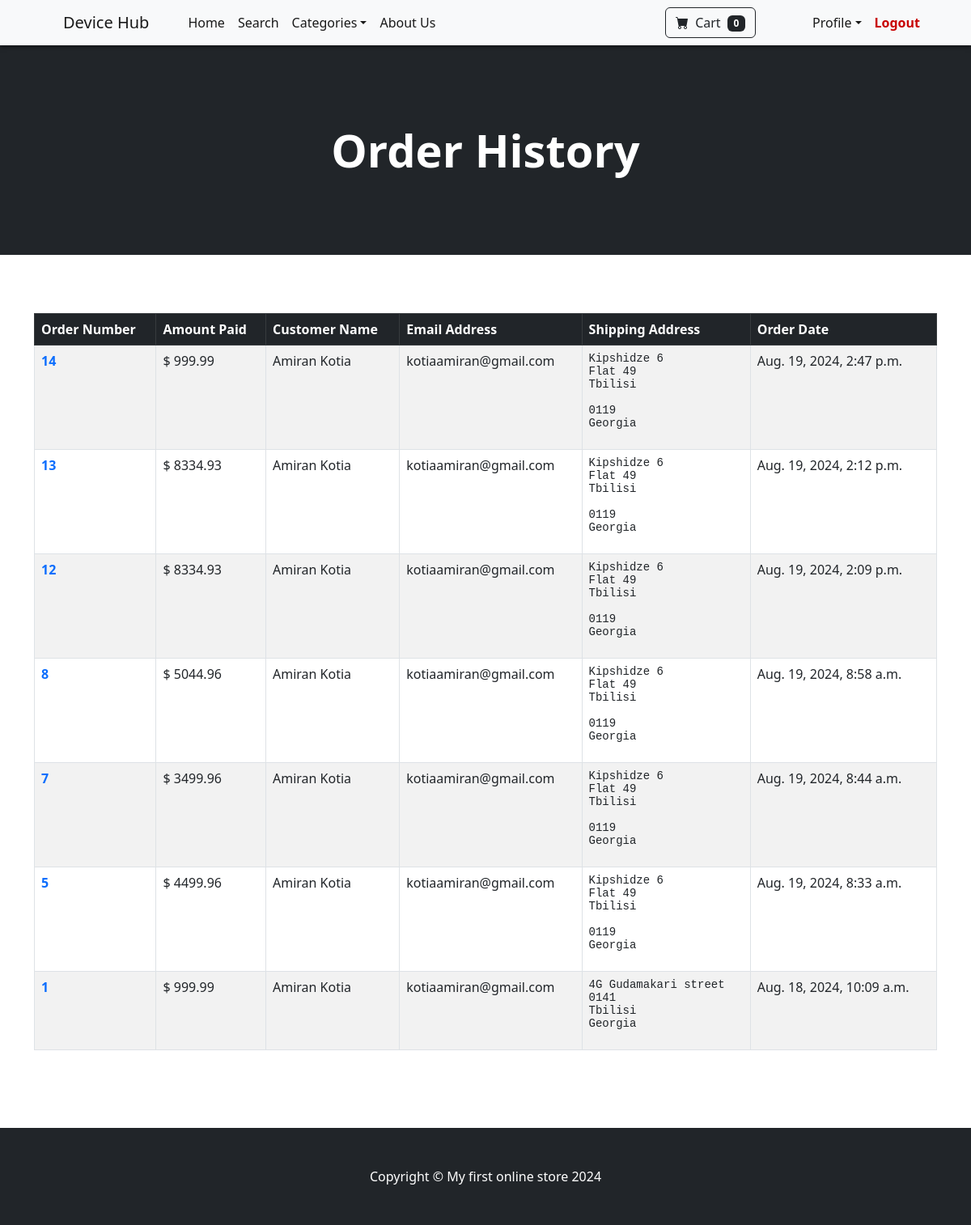
The page /payment/order_history/ (signed in) on the database its author committed.
### payment/models.py (models this page shows, shortened)
class Order(models.Model):
    user = models.ForeignKey(User, on_delete=models.CASCADE, null=True, blank=True)
    full_name = models.CharField(max_length=250)
    email = models.EmailField(max_length=250)
    shipping_address = models.TextField(max_length=25000)
    amount_paid = models.DecimalField(max_digits=10, decimal_places=2)
    date_ordered = models.DateTimeField(auto_now_add=True)

### payment/views.py (the view)
# urls.py: path('order_history/', views.order_history, name='order_history'),
@login_required
def order_history(request):
    orders = Order.objects.filter(user=request.user).order_by('-date_ordered')
    return render(request, 'payment/order_history.html', {'orders': orders})

### cart/cart.py (called while the page is built)
    def __len__(self):
        return len(self.cart)

### cart/context_processors.py (called while the page is built)
def cart(request):
    return {'cart': Cart(request)}

### payment/templates/payment/order_history.html
{% extends 'base.html' %}
{% block content %}
<header class="bg-dark py-5">
    <div class="container px-4 px-lg-5 my-5">
      <div class="text-center text-white">
        <h1 class="display-4 fw-bolder">Order History</h1>
      </div>
    </div>
  </header>
  <br>
<div class="container my-5" style="min-height: 37%;">
    {% if orders %}
    <table class="table table-striped table-hover table-bordered">
        <thead class="table-dark">
          <tr>
            <th scope="col">Order Number</th>
            <th scope="col">Amount Paid</th>
            <th scope="col">Customer Name</th>
            <th scope="col">Email Address</th>
            <th scope="col">Shipping Address</th>
            <th scope="col">Order Date</th>
          </tr>
        </thead>
        <tbody>
            {% for item in orders %}
          <tr>
            <td><a href="{% url 'orders' item.id %}" style="text-decoration: none; font-weight: bold;">{{ item.id }}</a></td>
            <td>$ {{ item.amount_paid }}</td>
            <td>{{ item.full_name }}</td>
            <td>{{ item.email }}</td>
            <td><pre>{{ item.shipping_address }}</pre></td>
            <td>{{ item.date_ordered }}</td>
          </tr>
          {% endfor %}
        </tbody>
      </table>
    {% else %}
    <center>
        <img src="https://cdni.iconscout.com/illustration/premium/thumb/carro-vacio-11941565-9741053.png?f=webp" alt="Your cart is empty" style="width: 352px;">
    </center>
    {% endif %}
</div>
<br><br>
{% endblock %}

### rows shown on the page
Order: id "14", amount_paid "999.99", full_name "Amiran Kotia", email "kotiaamiran@gmail.com", shipping_address "Kipshidze 6 Flat 49 Tbilisi 0119 Georgia", date_ordered "Aug. 19, 2024, 2:47 p.m."
Order: id "13", amount_paid "8334.93", full_name "Amiran Kotia", email "kotiaamiran@gmail.com", shipping_address "Kipshidze 6 Flat 49 Tbilisi 0119 Georgia", date_ordered "Aug. 19, 2024, 2:12 p.m."
Order: id "12", amount_paid "8334.93", full_name "Amiran Kotia", email "kotiaamiran@gmail.com", shipping_address "Kipshidze 6 Flat 49 Tbilisi 0119 Georgia", date_ordered "Aug. 19, 2024, 2:09 p.m."
Order: id "8", amount_paid "5044.96", full_name "Amiran Kotia", email "kotiaamiran@gmail.com", shipping_address "Kipshidze 6 Flat 49 Tbilisi 0119 Georgia", date_ordered "Aug. 19, 2024, 8:58 a.m."
Order: id "7", amount_paid "3499.96", full_name "Amiran Kotia", email "kotiaamiran@gmail.com", shipping_address "Kipshidze 6 Flat 49 Tbilisi 0119 Georgia", date_ordered "Aug. 19, 2024, 8:44 a.m."
Order: id "5", amount_paid "4499.96", full_name "Amiran Kotia", email "kotiaamiran@gmail.com", shipping_address "Kipshidze 6 Flat 49 Tbilisi 0119 Georgia", date_ordered "Aug. 19, 2024, 8:33 a.m."
Order: id "1", amount_paid "999.99", full_name "Amiran Kotia", email "kotiaamiran@gmail.com", shipping_address "4G Gudamakari street 0141 Tbilisi Georgia", date_ordered "Aug. 18, 2024, 10:09 a.m."

### other values the page prints
{{ cart|length }} "0"
